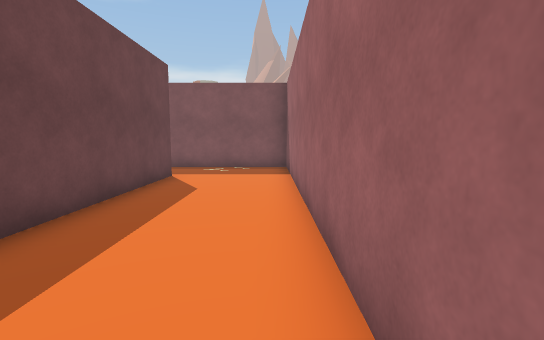
view 1 (above)

24 first-person views from a walk through a Unity game level. The camera is 1.2 m above the floor, tilts 6° down and sees 85° across. The floor is counted in squares, 1 m on a side. Each view is taken from the middle of a square. On the plan, view 1 faces up. The plan holds only what a view shows up to about 13 squares ahead; the rest is blank. The place goes on beyond the plan. The player is left out. Some animated figures are not drawn. Door leaves are left out, so doorways stand open.

view 2
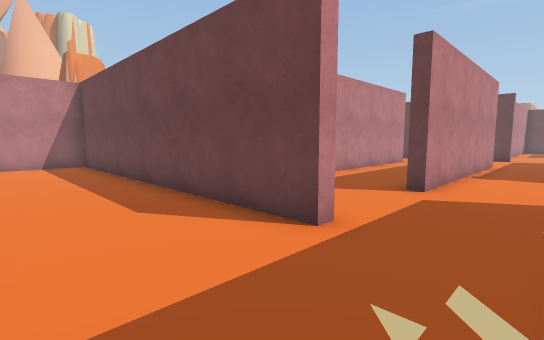

view 3
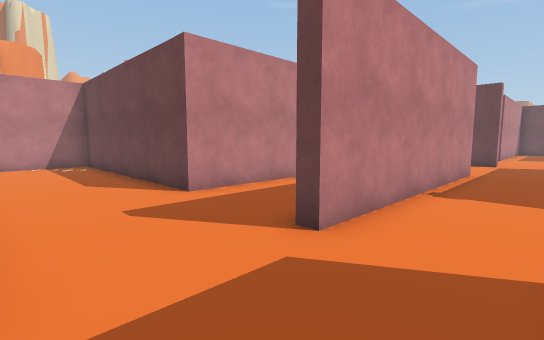

view 4
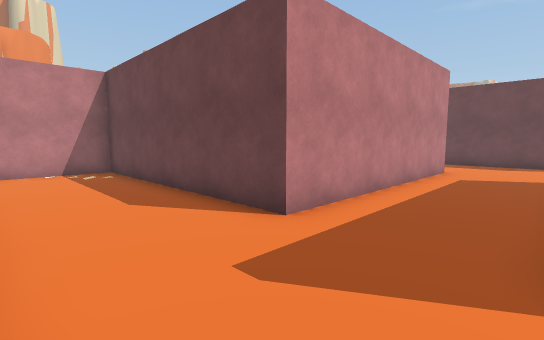

view 5
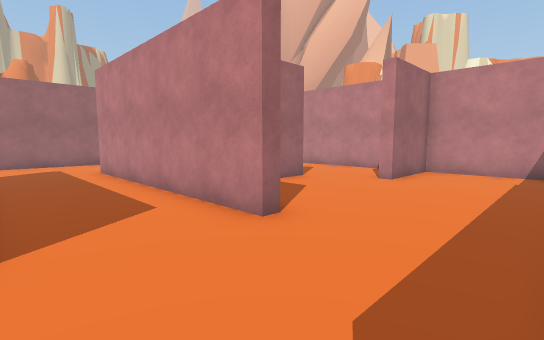

view 6
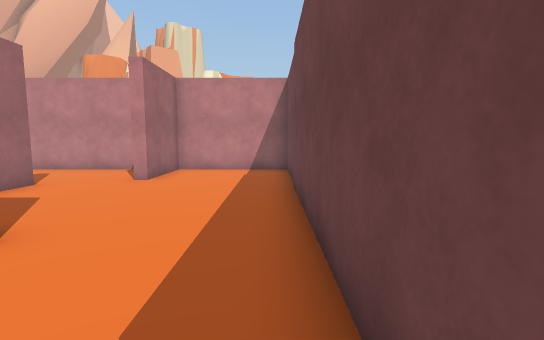

view 7
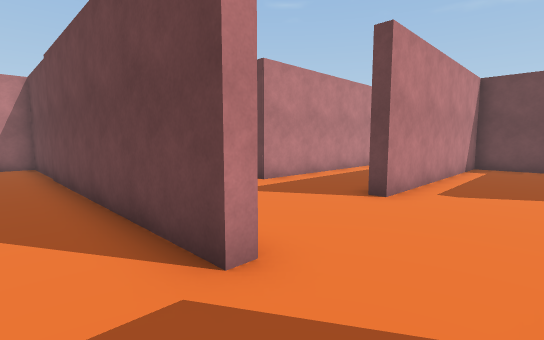

view 8
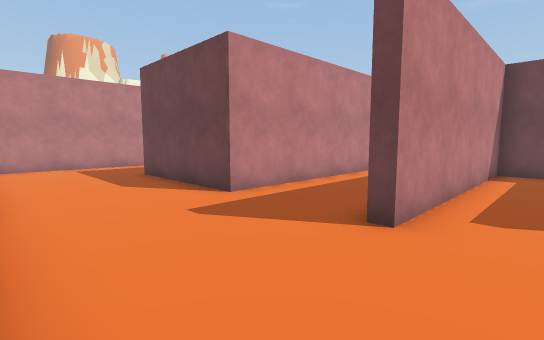

view 9
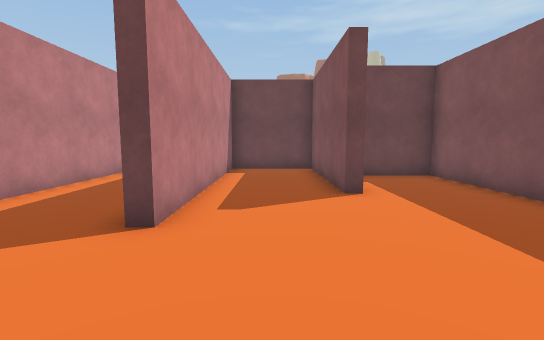

view 10
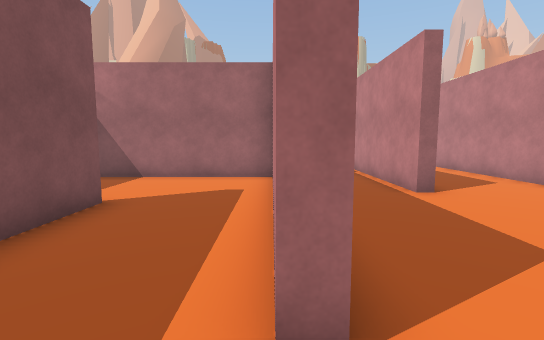

view 11
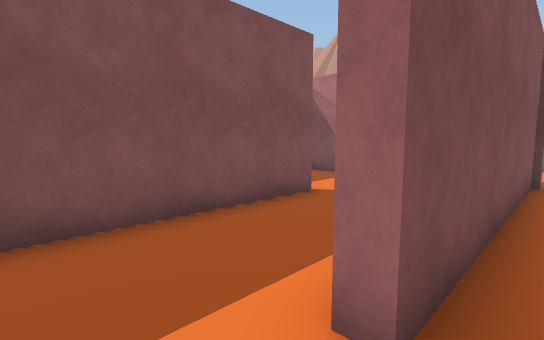

view 12
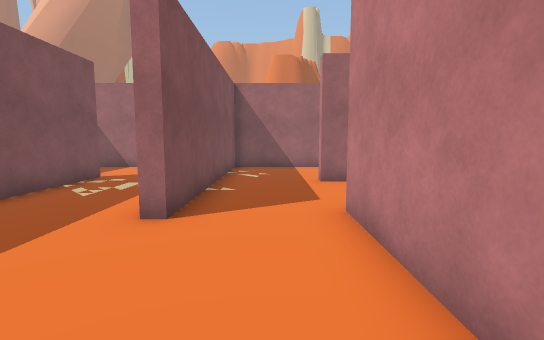

view 13
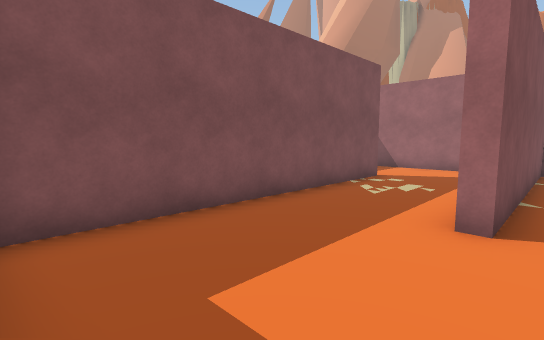

view 14
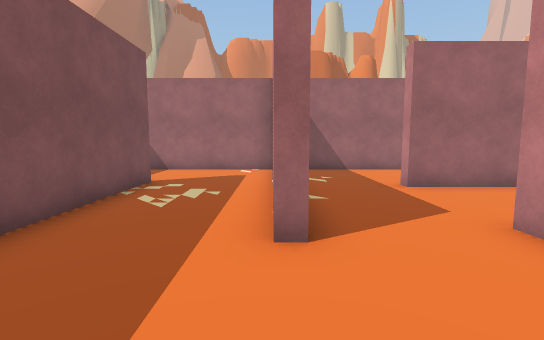

view 15
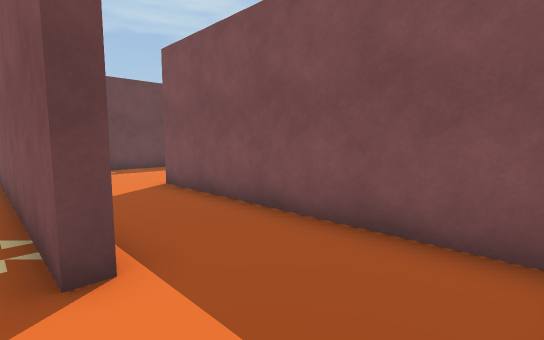

view 16
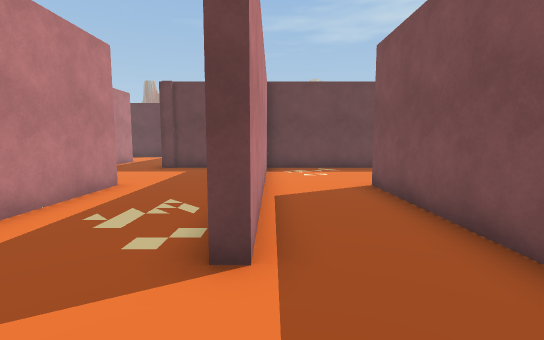

view 17
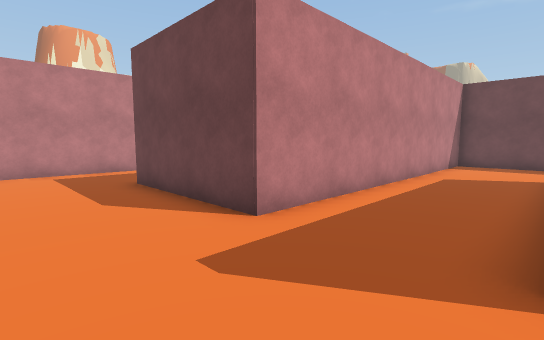

view 18
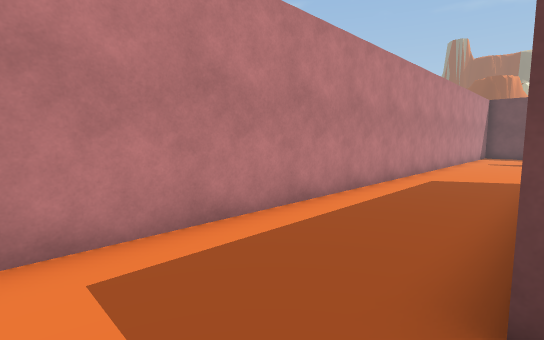

view 19
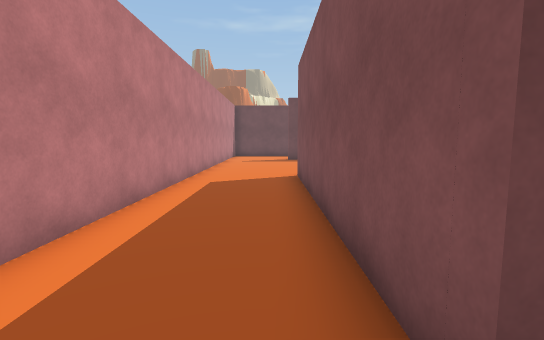

view 20
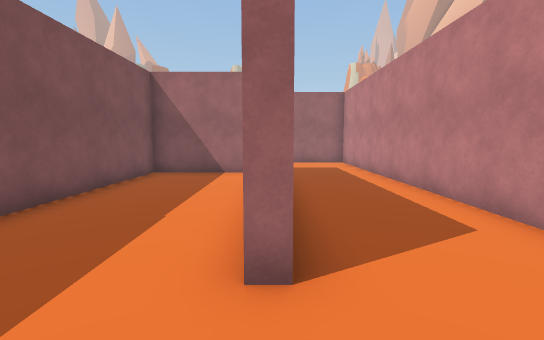

view 21
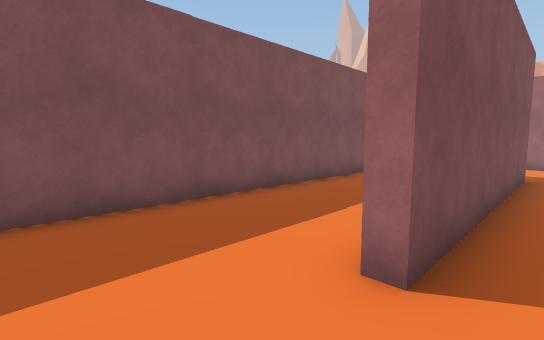

view 22
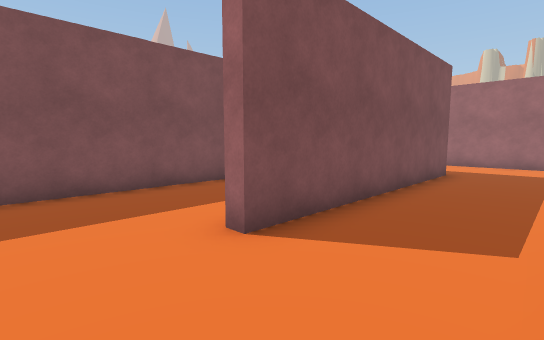

view 23
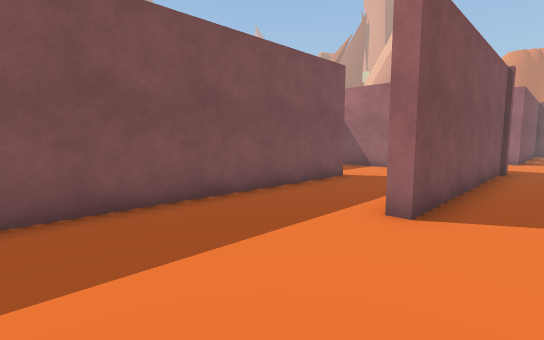

view 24
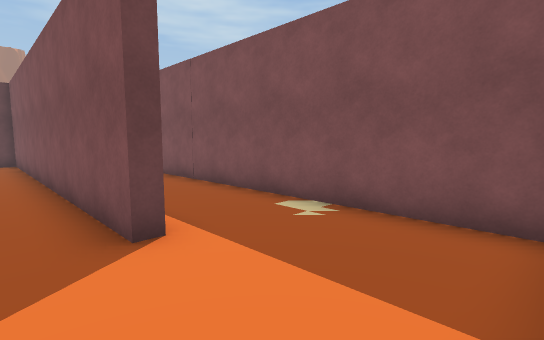

### Floor plan
Ten units are one square. View 1 is at (0, 0); x grows to the right and y downward. Boxes are objects, and circles mark ways between rooms. Rooms are numbered by the first view taken in them; rooms with no view inside come last. Other rooms are left out.
<svg viewBox="-360 -201 371 232">
<path fill="none" stroke="#000" d="M-157 -55 -157 -59 -74 -59 -74 26 -44 26M-200 -98 -195 -98 -195 26 -154 26 -154 -4 -149 -4M-154 -92 -154 -98M-244 -20 -244 -52 -349 -52M-200 14 -200 -16M-155 -126 -205 -126 -205 -130M-264 -131 -264 -126 -319 -126 -319 -94 -240 -94 -240 -90M-205 -162 -297 -162 -297 -140M-86 -98 -71 -98 -71 -92M-37 -58 -37 -98 -33 -98 -33 26 -5 26M-355 -56 -240 -56 -240 -8 -327 -8 -327 -12M-355 26 -205 26M6 -6 6 -126 -77 -126M-77 -126 -77 -130 -42 -130M-84 -168 -27 -168 -27 -164 -119 -164M-123 -144 -123 -126 -155 -126M6 -129 6 -184M0 -196 -78 -196M-154 -98 -86 -98M-165 -166 -165 -162 -205 -162M-205 -130 -191 -130M-131 -196 -230 -196M-127 -129 -127 -191"/>
<circle cx="-160" cy="-115" r="3" fill="#2a7"/>
<circle cx="-75" cy="-115" r="3" fill="#2a7"/>
<circle cx="-210" cy="-145" r="3" fill="#2a7"/>
<text x="-190" y="-60">1</text>
<text x="-60" y="-150">2</text>
<text x="-200" y="-170">3</text>
</svg>
Room 1 opens to room 2. Room 1 opens to room 3.

Where each view was taken, in squares from view 1:
view 1: 0 up, 0 right, facing up
view 2: 12 up, 0 right, facing down-left
view 3: 12 up, 4 left, facing down-left
view 4: 9 up, 4 left, facing down-left
view 5: 9 up, 19 left, facing down-right
view 6: 9 up, 19 left, facing down
view 7: 12 up, 18 left, facing down-left
view 8: 11 up, 20 left, facing down-left
view 9: 11 up, 20 left, facing left
view 10: 13 up, 22 left, facing right
view 11: 12 up, 22 left, facing up-right
view 12: 11 up, 12 left, facing right
view 13: 12 up, 12 left, facing up-right
view 14: 13 up, 11 left, facing right
view 15: 16 up, 0 right, facing up-left
view 16: 17 up, 0 right, facing left
view 17: 9 up, 21 left, facing down-left
view 18: 1 up, 22 left, facing down-left
view 19: 0 up, 23 left, facing left
view 20: 1 up, 35 left, facing right
view 21: 0 up, 35 left, facing up-right
view 22: 2 down, 35 left, facing up-right
view 23: 11 up, 25 left, facing up-right
view 24: 15 up, 13 left, facing up-left
